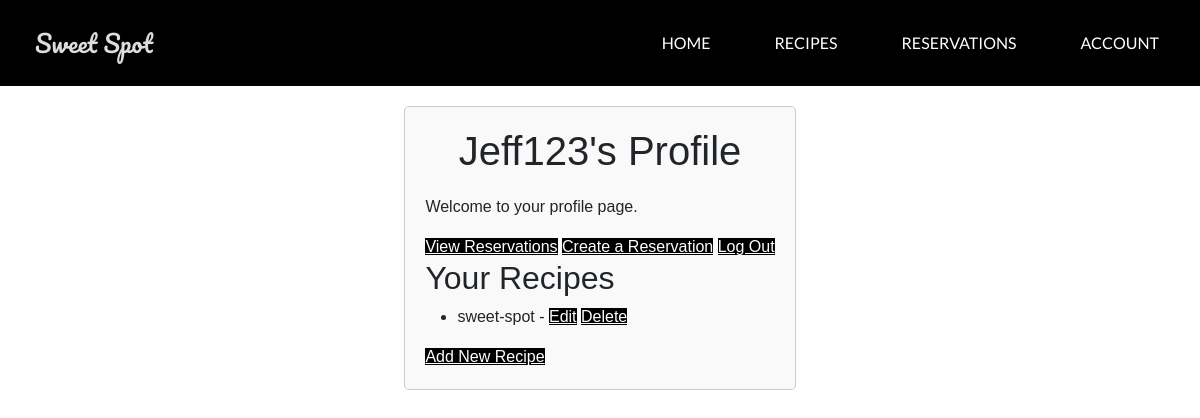
Page /profile/ (signed in) on the earlier database version.
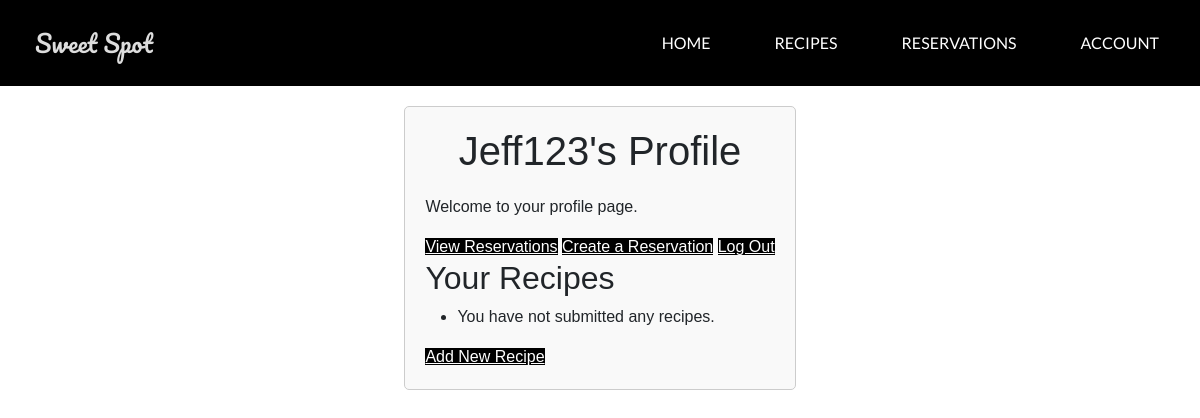
Same page on the later database version.
### desserts/models.py (models this page shows, shortened)
class Dessert(models.Model):
    user = models.ForeignKey(settings.AUTH_USER_MODEL, on_delete=models.CASCADE, default=1)
    name = models.CharField(max_length=200)
    description = models.TextField()
    ingredients = models.TextField()
    instructions = models.TextField()
    created_at = models.DateTimeField(auto_now_add=True)
    updated_at = models.DateTimeField(auto_now=True)

### accounts/views.py (the view)
# urls.py: path('profile/', account_views.profile, name='profile'),
def profile(request):
    return render(request, 'accounts/profile.html')

### accounts/templates/accounts/profile.html (shortened to what this page needs)
{% extends "SweetSpot/base.html" %}
{% block main_content %}
<div class="form-container">
  <h1>{{ user.username }}'s Profile</h1>
  <p>Welcome to your profile page.</p>
  <a href="{% url 'sweet_spot' %}" class="btn-primary">View Reservations</a>
  <a href="{% url 'add_reservation' %}" class="btn-secondary">Create a Reservation</a>
  <a href="{% url 'logout' %}" class="btn-secondary">Log Out</a>
  <h2>Your Recipes</h2>
  <ul>
    {% for dessert in user.dessert_set.all %}
      <li>
        {{ dessert.name }} -
        <a href="{% url 'edit_dessert' dessert.id %}" class="btn-primary">Edit</a>
        <a href="{% url 'delete_dessert' dessert.id %}" class="btn-secondary">Delete</a>
      </li>
    {% empty %}
      <li>You have not submitted any recipes.</li>
    {% endfor %}
  </ul>
  <a href="{% url 'add_dessert' %}" class="btn-primary">Add New Recipe</a>
</div>
{% endblock %}

Differences in the rows shown:
removed Dessert: name "sweet-spot"
Other differences:
text now shown: "You have not submitted any recipes."
